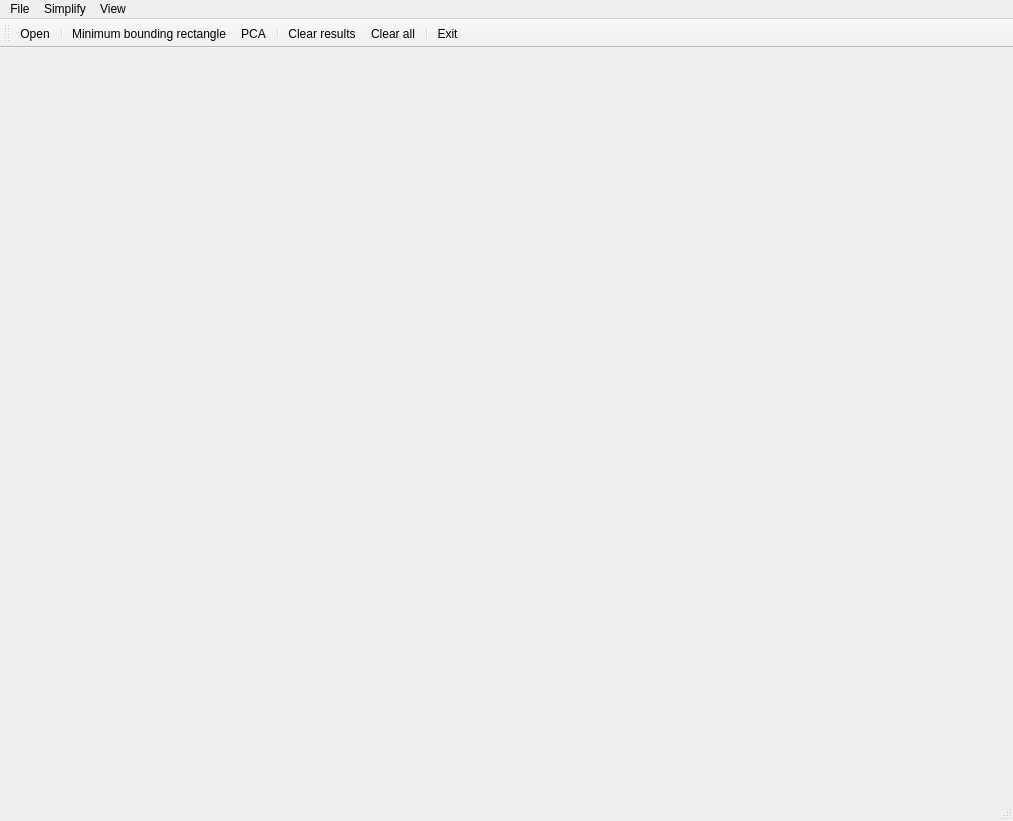
<?xml version="1.0" encoding="UTF-8"?>
<ui version="4.0">
 <class>MainWindow</class>
 <widget class="QMainWindow" name="MainWindow">
  <property name="geometry">
   <rect>
    <x>0</x>
    <y>0</y>
    <width>1013</width>
    <height>821</height>
   </rect>
  </property>
  <property name="windowTitle">
   <string>Building simplification</string>
  </property>
  <widget class="QWidget" name="centralwidget">
   <layout class="QHBoxLayout" name="horizontalLayout">
    <item>
     <widget class="Draw" name="Canvas" native="true"/>
    </item>
   </layout>
  </widget>
  <widget class="QMenuBar" name="menubar">
   <property name="geometry">
    <rect>
     <x>0</x>
     <y>0</y>
     <width>1013</width>
     <height>21</height>
    </rect>
   </property>
   <widget class="QMenu" name="menuFile">
    <property name="title">
     <string>File</string>
    </property>
    <addaction name="actionOpen"/>
    <addaction name="separator"/>
    <addaction name="actionExit"/>
   </widget>
   <widget class="QMenu" name="menuSimplify">
    <property name="title">
     <string>Simplify</string>
    </property>
    <addaction name="actionMinimum_bounding_rectangle"/>
    <addaction name="actionPCA"/>
   </widget>
   <widget class="QMenu" name="menuView">
    <property name="title">
     <string>View</string>
    </property>
    <addaction name="actionClear_results"/>
    <addaction name="actionClear_all"/>
   </widget>
   <addaction name="menuFile"/>
   <addaction name="menuSimplify"/>
   <addaction name="menuView"/>
  </widget>
  <widget class="QStatusBar" name="statusbar"/>
  <widget class="QToolBar" name="toolBar">
   <property name="windowTitle">
    <string>toolBar</string>
   </property>
   <attribute name="toolBarArea">
    <enum>TopToolBarArea</enum>
   </attribute>
   <attribute name="toolBarBreak">
    <bool>false</bool>
   </attribute>
   <addaction name="actionOpen"/>
   <addaction name="separator"/>
   <addaction name="actionMinimum_bounding_rectangle"/>
   <addaction name="actionPCA"/>
   <addaction name="separator"/>
   <addaction name="actionClear_results"/>
   <addaction name="actionClear_all"/>
   <addaction name="separator"/>
   <addaction name="actionExit"/>
  </widget>
  <action name="actionOpen">
   <property name="icon">
    <iconset resource="image.qrc">
     <normaloff>:/images/icons/open_file.png</normaloff>:/images/icons/open_file.png</iconset>
   </property>
   <property name="text">
    <string>Open</string>
   </property>
  </action>
  <action name="actionExit">
   <property name="icon">
    <iconset resource="image.qrc">
     <normaloff>:/images/icons/exit.png</normaloff>:/images/icons/exit.png</iconset>
   </property>
   <property name="text">
    <string>Exit</string>
   </property>
  </action>
  <action name="actionMinimum_bounding_rectangle">
   <property name="icon">
    <iconset resource="image.qrc">
     <normaloff>:/images/icons/maer.png</normaloff>:/images/icons/maer.png</iconset>
   </property>
   <property name="text">
    <string>Minimum bounding rectangle</string>
   </property>
  </action>
  <action name="actionPCA">
   <property name="text">
    <string>PCA</string>
   </property>
  </action>
  <action name="actionClear_results">
   <property name="icon">
    <iconset resource="image.qrc">
     <normaloff>:/images/icons/clear_ch.png</normaloff>:/images/icons/clear_ch.png</iconset>
   </property>
   <property name="text">
    <string>Clear results</string>
   </property>
  </action>
  <action name="actionClear_all">
   <property name="icon">
    <iconset resource="image.qrc">
     <normaloff>:/images/icons/clear_er.png</normaloff>:/images/icons/clear_er.png</iconset>
   </property>
   <property name="text">
    <string>Clear all</string>
   </property>
  </action>
 </widget>
 <customwidgets>
  <customwidget>
   <class>Draw</class>
   <extends>QWidget</extends>
   <header>draw.h</header>
   <container>1</container>
  </customwidget>
 </customwidgets>
 <resources>
  <include location="image.qrc"/>
 </resources>
 <connections/>
</ui>
